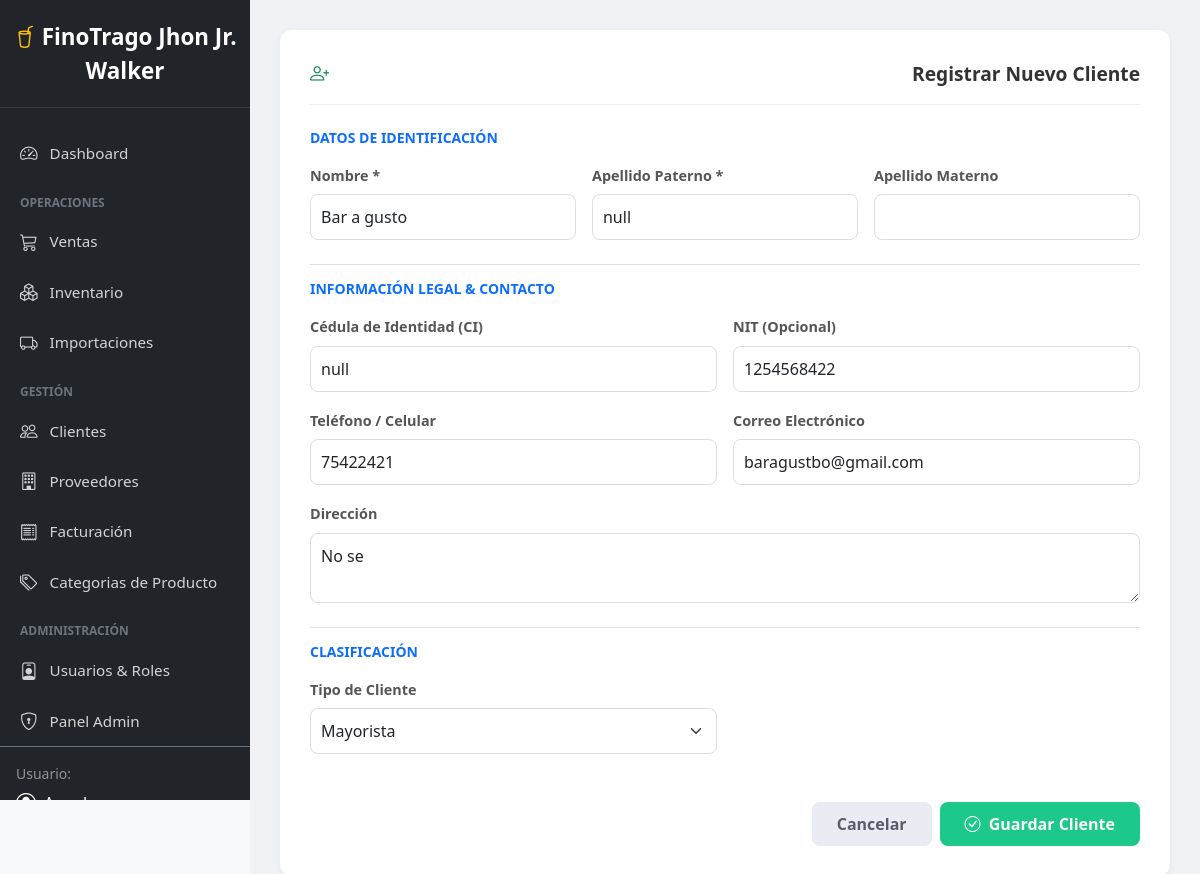
Page /editar/cliente/1/ (signed in) on the committed database.
### dashboard/models.py (models this page shows, shortened)
class Cliente(models.Model):
    nombre = models.CharField(max_length=50)
    apellido1 = models.CharField(max_length=50)
    apellido2 = models.CharField(max_length=50, blank=True, null=True)
    ci = models.CharField(max_length=20, unique=True, verbose_name="CI")
    nit = models.CharField(max_length=20, blank=True, null=True, verbose_name="NIT")
    direccion = models.CharField(max_length=200, blank=True, null=True)
    telefono = models.CharField(max_length=30)
    email = models.EmailField(blank=True, null=True)
    tipo_cliente = models.CharField(max_length=20, choices=[('MINORISTA', 'Minorista'), ('MAYORISTA', 'Mayorista')], default='MINORISTA')
    limite_credito = models.DecimalField(max_digits=10, decimal_places=2, default=0)
    class Meta:
        verbose_name_plural = "Clientes"

### dashboard/views.py (the view)
# urls.py: path('editar/cliente/<int:pk>/', views.editar_cliente, name='editar_cliente'),
@login_required
def editar_cliente(request, pk):
    cliente = get_object_or_404(Cliente, pk=pk)
    if request.method == 'POST':
        form = ClienteForm(request.POST, instance=cliente)
        if form.is_valid():
            form.save()
            return redirect('dashboard:clientes')
    else:
        form = ClienteForm(instance=cliente)
    return render(request, 'dashboard/form_cliente.html', {'form': form})

### dashboard/forms.py
class ClienteForm(forms.ModelForm):
    class Meta:
        model = Cliente
        fields = ['nombre', 'apellido1', 'apellido2', 'ci', 'nit', 'telefono', 'email', 'direccion', 'tipo_cliente']
        widgets = {
            'nombre': forms.TextInput(attrs={'class': 'form-control', 'placeholder': 'Ej: Juan'}),
            'apellido1': forms.TextInput(attrs={'class': 'form-control'}),
            'apellido2': forms.TextInput(attrs={'class': 'form-control'}),
            'ci': forms.TextInput(attrs={'class': 'form-control'}),
            'nit': forms.TextInput(attrs={'class': 'form-control'}),
            'telefono': forms.TextInput(attrs={'class': 'form-control'}),
            'email': forms.EmailInput(attrs={'class': 'form-control'}),
            'direccion': forms.Textarea(attrs={'class': 'form-control', 'rows': 2}),
            'tipo_cliente': forms.Select(attrs={'class': 'form-select'}),
        }

### dashboard/templates/dashboard/form_cliente.html (shortened to what this page needs)
{% extends "dashboard/base.html" %}
{% block content %}
<div class="main-content">
    <div class="chart-card">
        <div class="chart-title">
            <i class="bi bi-person-plus text-success me-2"></i> Registrar Nuevo Cliente
        </div>
        <form method="post">
            <h6 class="text-primary fw-bold mb-3 text-uppercase small">Datos de Identificación</h6>
            <div class="row g-3 mb-4">
                <div class="col-md-4">
                    <label class="form-label">Nombre *</label>
                    {{ form.nombre }}
                </div>
                <div class="col-md-4">
                    <label class="form-label">Apellido Paterno *</label>
                    {{ form.apellido1 }}
                </div>
                <div class="col-md-4">
                    <label class="form-label">Apellido Materno</label>
                    {{ form.apellido2 }}
                </div>
            </div>
            <h6 class="text-primary fw-bold mb-3 text-uppercase small border-top pt-3">Información Legal & Contacto</h6>
            <div class="row g-3 mb-4">
                <div class="col-md-6">
                    <label class="form-label">Cédula de Identidad (CI)</label>
                    {{ form.ci }}
                </div>
                <div class="col-md-6">
                    <label class="form-label">NIT (Opcional)</label>
                    {{ form.nit }}
                </div>
                <div class="col-md-6">
                    <label class="form-label">Teléfono / Celular</label>
                    {{ form.telefono }}
                </div>
                <div class="col-md-6">
                    <label class="form-label">Correo Electrónico</label>
                    {{ form.email }}
                </div>
                <div class="col-12">
                    <label class="form-label">Dirección</label>
                    {{ form.direccion }}
                </div>
            </div>
            <h6 class="text-primary fw-bold mb-3 text-uppercase small border-top pt-3">Clasificación</h6>
            <div class="row g-3 mb-4">
                <div class="col-md-6">
                    <label class="form-label">Tipo de Cliente</label>
                    {{ form.tipo_cliente }}
                </div>
            </div>
            <div class="d-flex justify-content-end gap-2 mt-5">
                <a href="{% url 'dashboard:clientes' %}" class="btn-cancel">Cancelar</a>
                <button type="submit" class="btn-save">
                    <i class="bi bi-check-circle me-1"></i> Guardar Cliente
                </button>
            </div>
        </form>
    </div>
</div>
{% endblock %}

### dashboard/templates/dashboard/base.html (shortened to what this page needs)
{% load static %}
<!DOCTYPE html>
<html lang="es">
<head>
    <link href="https://cdn.jsdelivr.net/npm/bootstrap@5.3.0/dist/css/bootstrap.min.css" rel="stylesheet">
    <link rel="stylesheet" href="https://cdn.jsdelivr.net/npm/bootstrap-icons@1.11.0/font/bootstrap-icons.css">
    <link rel="stylesheet" href="{% static 'styles/dashboard.css' %}">
</head>
<body>
    <nav class="sidebar">
        <div class="logo">
            <i class="bi bi-cup-straw text-warning"></i> <strong>FinoTrago Jhon Jr. Walker</strong>
        </div>
        <ul class="nav flex-column">
            <li class="nav-item">
                <a href="{% url 'dashboard:principal' %}" class="nav-link {% if request.resolver_match.url_name == 'principal' %}active{% endif %}">
                    <i class="bi bi-speedometer2"></i> Dashboard
                </a>
            </li>
            <div class="sidebar-heading">Operaciones</div>
            <li class="nav-item">
                <a href="{% url 'dashboard:ventas' %}" class="nav-link {% if request.resolver_match.url_name == 'ventas' %}active{% endif %}">
                    <i class="bi bi-cart3"></i> Ventas
                </a>
            </li>
            <li class="nav-item">
                <a href="{% url 'dashboard:inventario' %}" class="nav-link {% if request.resolver_match.url_name == 'inventario' %}active{% endif %}">
                    <i class="bi bi-boxes"></i> Inventario
                </a>
            </li>
            <li class="nav-item">
                <a href="{% url 'dashboard:importaciones' %}" class="nav-link {% if request.resolver_match.url_name == 'importaciones' %}active{% endif %}">
                    <i class="bi bi-truck"></i> Importaciones
                </a>
            </li>
            <div class="sidebar-heading">Gestión</div>
            <li class="nav-item">
                <a href="{% url 'dashboard:clientes' %}" class="nav-link {% if request.resolver_match.url_name == 'clientes' %}active{% endif %}">
                    <i class="bi bi-people"></i> Clientes
                </a>
            </li>
            <li class="nav-item">
                <a href="{% url 'dashboard:proveedores' %}" class="nav-link {% if request.resolver_match.url_name == 'proveedores' %}active{% endif %}">
                    <i class="bi bi-building"></i> Proveedores
                </a>
            </li>
            <li class="nav-item">
                <a href="{% url 'dashboard:facturacion' %}" class="nav-link {% if request.resolver_match.url_name == 'facturacion' %}active{% endif %}">
                    <i class="bi bi-receipt"></i> Facturación
                </a>
            </li>
            <li class="nav-item">
                <a href="{% url 'dashboard:categorias' %}" class="nav-link {% if request.resolver_match.url_name == 'categorias' %}active{% endif %}">
                    <i class="bi bi-tags"></i> Categorias de Producto
                </a>
            </li>
            <div class="sidebar-heading">Administración</div>
            <li class="nav-item">
                <a href="{% url 'dashboard:usuarios' %}" class="nav-link {% if request.resolver_match.url_name == 'usuarios' %}active{% endif %}">
                    <i class="bi bi-person-badge"></i> Usuarios & Roles
                </a>
            </li>
            <li class="nav-item">
                <a href="/admin/" target="_blank" class="nav-link">
                    <i class="bi bi-shield-lock"></i> Panel Admin
                </a>
            </li>
        </ul>
        <div class="mt-auto p-3 border-top border-secondary">
            <small class="text-white-50 d-block mb-1">Usuario:</small>
            <div class="d-flex align-items-center text-white">
                <i class="bi bi-person-circle fs-5 me-2"></i>
                <span>{{ user.username|default:"Admin" }}</span>
            </div>
        </div>
    </nav>
    <div class="main-wrapper">
        {% block content %}
        {% endblock %}
    </div>
</body>
</html>

### dashboard/static/styles/dashboard.css (style rules this page uses)
.main-content { margin-left: 250px; padding: 30px; background-color: #f0f2f5; min-height: 100vh; }
.chart-card { background: white; border-radius: 12px; padding: 20px; box-shadow: 0 2px 10px rgba(0,0,0,0.05); margin-bottom: 30px; }
.chart-title { font-size: 1.1rem; font-weight: bold; color: #333; margin-bottom: 20px; padding-bottom: 15px; border-bottom: 1px solid #eee; display: flex; justify-content: space-between; align-items: center; }

### dashboard/templates/dashboard/base.html (style rules this page uses)
body { min-height: 100vh; overflow-x: hidden; background-color: #f8f9fa; }
.sidebar { position: fixed; top: 0; left: 0; width: 250px; height: 100vh; background-color: #212529; color: white; padding-top: 20px; z-index: 1000; overflow-y: auto; }
.sidebar .logo { font-size: 1.4rem; text-align: center; padding-bottom: 20px; border-bottom: 1px solid rgba(255,255,255,0.1); margin-bottom: 20px; }
.sidebar .nav-link { color: rgba(255,255,255,0.8); padding: 12px 20px; font-size: 0.95rem; display: flex; align-items: center; }
.sidebar .nav-link i { margin-right: 12px; font-size: 1.1rem; }
.sidebar-heading { font-size: 0.75rem; text-transform: uppercase; color: #6c757d; padding: 15px 20px 5px; font-weight: bold; }
.main-wrapper { width: 100%; }

### dashboard/templates/dashboard/form_cliente.html (style rules this page uses)
.main-content { margin-left: 250px; padding: 30px; background-color: #f0f2f5; min-height: 100vh; }
.chart-card { background: white; border-radius: 12px; padding: 30px; box-shadow: 0 2px 10px rgba(0,0,0,0.05); max-width: 900px; margin: 0 auto; }
.chart-title { font-size: 1.2rem; font-weight: bold; color: #333; margin-bottom: 25px; padding-bottom: 15px; border-bottom: 1px solid #eee; }
.form-label { font-weight: 600; color: #555; font-size: 0.9rem; }
.form-control, .form-select { border-radius: 8px; border: 1px solid #ddd; padding: 10px; }
.btn-save { background-color: #1cc88a; color: white; border: none; padding: 10px 25px; border-radius: 8px; font-weight: 600; }
.btn-cancel { background-color: #eaecf4; color: #5a5c69; border: none; padding: 10px 25px; border-radius: 8px; font-weight: 600; text-decoration: none; }

### rows in the picture
Cliente: nombre "Bar a gusto", apellido1 "null", ci "null", nit "1254568422", telefono "75422421", email "baragustbo@gmail.com", direccion "No se", tipo_cliente "Mayorista"
